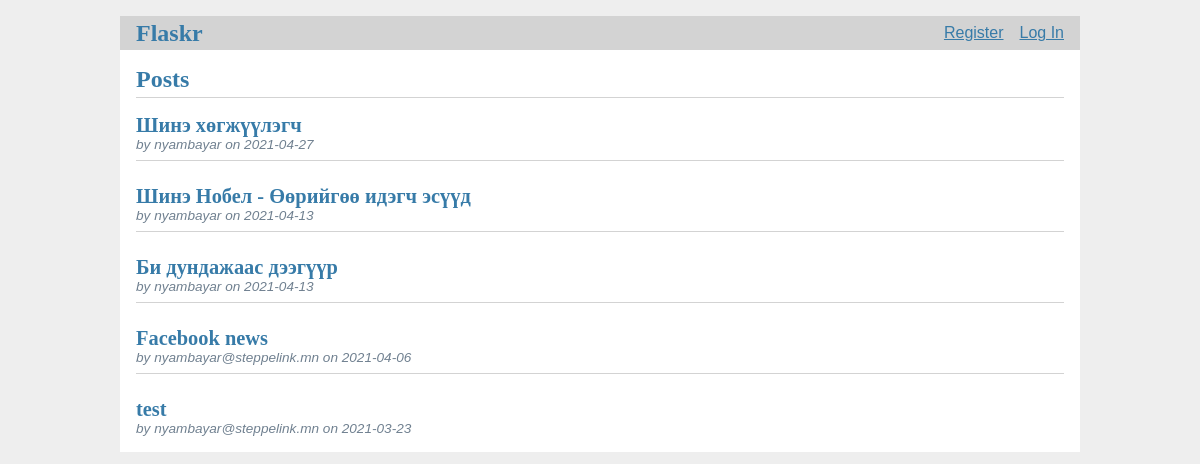
The page / on the database its author committed.
### tables this page shows
CREATE TABLE post (
  id INTEGER PRIMARY KEY AUTOINCREMENT,
  author_id INTEGER NOT NULL,
  created TIMESTAMP NOT NULL DEFAULT CURRENT_TIMESTAMP,
  title TEXT NOT NULL,
  body TEXT NOT NULL,
  FOREIGN KEY (author_id) REFERENCES user (id)
);

CREATE TABLE user (
  id INTEGER PRIMARY KEY AUTOINCREMENT,
  username TEXT UNIQUE NOT NULL,
  password TEXT NOT NULL
);

### flaskr/blog.py (the view)
@bp.route('/')
def index():
    db = get_db()
    posts = db.execute(
        'SELECT p.id, title, body, created, author_id, username'
        ' FROM post p JOIN user u ON p.author_id = u.id'
        ' ORDER BY created DESC'
    ).fetchall()
    return render_template('blog/index.html', posts=posts)

### flaskr/auth.py (called while the page is built)
@bp.before_app_request
def load_logged_in_user():
    user_id = session.get('user_id')
    if user_id is None:
        g.user = None
    else:
        g.user = get_db().execute(
            'SELECT * FROM user WHERE id = ?', (user_id,)
        ).fetchone()

### flaskr/db.py (called while the page is built)
def get_db():
    if 'db' not in g:
        g.db = sqlite3.connect(
            current_app.config['DATABASE'],
            detect_types=sqlite3.PARSE_DECLTYPES
        )
        g.db.row_factory = sqlite3.Row
    return g.db

### flaskr/templates/blog/index.html (shortened to what this page needs)
{% extends 'base.html' %}
{% block header %}
  <h1>{% block title %}Posts{% endblock %}</h1>
{% endblock %}
{% block content %}
  {% for post in posts %}
    <article class="post">
      <header>
        <div>
          <h1>
            <a class="post-title" href="{{ url_for('blog.detail', post_id=post['id']) }}">
              {{ post['title'] }}
            </a>
          </h1>
          <div class="about">by {{ post['username'] }} on {{ post['created'].strftime('%Y-%m-%d') }}</div>
        </div>
      </header>
    </article>
    {% if not loop.last %}
      <hr>
    {% endif %}
  {% endfor %}
{% endblock %}

### flaskr/static/style.css (style rules this page uses)
body { max-width: 960px; margin: 0 auto; background: white; }
h1 { font-family: serif; color: #377ba8; margin: 1rem 0; }
a { color: #377ba8; }
hr { border: none; border-top: 1px solid lightgray; }
.content > header h1 { flex: auto; margin: 1rem 0 0.25rem 0; }
.post > header { display: flex; align-items: flex-end; font-size: 0.85em; }
.post > header > div:first-of-type { flex: auto; }
.post > header h1 { font-size: 1.5em; margin-bottom: 0; }
.post .about { color: slategray; font-style: italic; }
.post-title { text-decoration: none; }

### rows shown on the page
post: title "Шинэ хөгжүүлэгч", username "nyambayar", created "2021-04-27"
post: title "Шинэ Нобел - Өөрийгөө идэгч эсүүд", username "nyambayar", created "2021-04-13"
post: title "Би дундажаас дээгүүр", username "nyambayar", created "2021-04-13"
post: title "Facebook news", username "nyambayar@steppelink.mn", created "2021-04-06"
post: title "test", username "nyambayar@steppelink.mn", created "2021-03-23"
